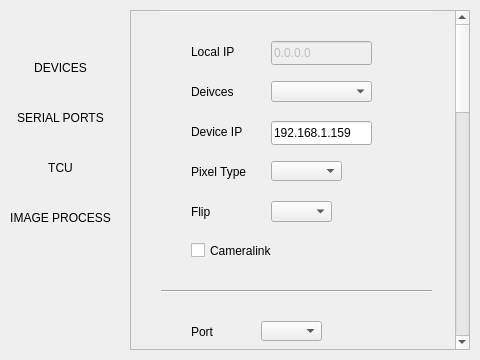
<?xml version="1.0" encoding="UTF-8"?>
<ui version="4.0">
 <class>Preferences</class>
 <widget class="QDialog" name="Preferences">
  <property name="geometry">
   <rect>
    <x>0</x>
    <y>0</y>
    <width>480</width>
    <height>360</height>
   </rect>
  </property>
  <property name="windowTitle">
   <string>Dialog</string>
  </property>
  <widget class="QTabWidget" name="PREFERENCE_TAB">
   <property name="geometry">
    <rect>
     <x>530</x>
     <y>20</y>
     <width>421</width>
     <height>321</height>
    </rect>
   </property>
   <property name="tabPosition">
    <enum>QTabWidget::West</enum>
   </property>
   <property name="currentIndex">
    <number>0</number>
   </property>
   <widget class="QWidget" name="SCAN_TAB">
    <attribute name="title">
     <string>Scan</string>
    </attribute>
    <widget class="QLineEdit" name="START_DELAY_EDIT_U">
     <property name="geometry">
      <rect>
       <x>70</x>
       <y>50</y>
       <width>31</width>
       <height>21</height>
      </rect>
     </property>
     <property name="text">
      <string/>
     </property>
     <property name="alignment">
      <set>Qt::AlignRight|Qt::AlignTrailing|Qt::AlignVCenter</set>
     </property>
    </widget>
    <widget class="QLineEdit" name="STEP_SIZE_DELAY_EDIT">
     <property name="geometry">
      <rect>
       <x>69</x>
       <y>147</y>
       <width>61</width>
       <height>21</height>
      </rect>
     </property>
     <property name="alignment">
      <set>Qt::AlignRight|Qt::AlignTrailing|Qt::AlignVCenter</set>
     </property>
    </widget>
    <widget class="QLabel" name="START_DELAY">
     <property name="geometry">
      <rect>
       <x>70</x>
       <y>30</y>
       <width>110</width>
       <height>14</height>
      </rect>
     </property>
     <property name="text">
      <string>Starting delay</string>
     </property>
    </widget>
    <widget class="QLabel" name="END_DELAY">
     <property name="geometry">
      <rect>
       <x>70</x>
       <y>80</y>
       <width>110</width>
       <height>14</height>
      </rect>
     </property>
     <property name="text">
      <string>Ending delay</string>
     </property>
    </widget>
    <widget class="QLineEdit" name="FRAME_COUNT_EDIT">
     <property name="geometry">
      <rect>
       <x>70</x>
       <y>210</y>
       <width>61</width>
       <height>21</height>
      </rect>
     </property>
     <property name="alignment">
      <set>Qt::AlignRight|Qt::AlignTrailing|Qt::AlignVCenter</set>
     </property>
    </widget>
    <widget class="QLabel" name="UNIT_US">
     <property name="geometry">
      <rect>
       <x>105</x>
       <y>53</y>
       <width>21</width>
       <height>14</height>
      </rect>
     </property>
     <property name="text">
      <string>μs</string>
     </property>
    </widget>
    <widget class="QLabel" name="UNIT_NS_2">
     <property name="geometry">
      <rect>
       <x>160</x>
       <y>103</y>
       <width>21</width>
       <height>14</height>
      </rect>
     </property>
     <property name="text">
      <string>ns</string>
     </property>
    </widget>
    <widget class="QCheckBox" name="SAVE_SCAN_ORI_CHK">
     <property name="geometry">
      <rect>
       <x>200</x>
       <y>200</y>
       <width>111</width>
       <height>20</height>
      </rect>
     </property>
     <property name="text">
      <string>original img</string>
     </property>
    </widget>
    <widget class="QLineEdit" name="END_DELAY_EDIT_U">
     <property name="geometry">
      <rect>
       <x>70</x>
       <y>100</y>
       <width>31</width>
       <height>21</height>
      </rect>
     </property>
     <property name="alignment">
      <set>Qt::AlignRight|Qt::AlignTrailing|Qt::AlignVCenter</set>
     </property>
    </widget>
    <widget class="QLabel" name="FREQ_LBL">
     <property name="geometry">
      <rect>
       <x>70</x>
       <y>240</y>
       <width>86</width>
       <height>14</height>
      </rect>
     </property>
     <property name="text">
      <string>Rep. freq.</string>
     </property>
    </widget>
    <widget class="QLabel" name="STEP_DELAY">
     <property name="geometry">
      <rect>
       <x>69</x>
       <y>127</y>
       <width>86</width>
       <height>14</height>
      </rect>
     </property>
     <property name="text">
      <string>Stepping</string>
     </property>
    </widget>
    <widget class="QLabel" name="FRAME_LBL">
     <property name="geometry">
      <rect>
       <x>70</x>
       <y>190</y>
       <width>86</width>
       <height>14</height>
      </rect>
     </property>
     <property name="text">
      <string>Frame count</string>
     </property>
    </widget>
    <widget class="QCheckBox" name="SAVE_SCAN_RES_CHK">
     <property name="geometry">
      <rect>
       <x>200</x>
       <y>230</y>
       <width>111</width>
       <height>20</height>
      </rect>
     </property>
     <property name="text">
      <string>result img</string>
     </property>
    </widget>
    <widget class="QLineEdit" name="REP_FREQ_EDIT">
     <property name="geometry">
      <rect>
       <x>70</x>
       <y>260</y>
       <width>61</width>
       <height>21</height>
      </rect>
     </property>
     <property name="alignment">
      <set>Qt::AlignRight|Qt::AlignTrailing|Qt::AlignVCenter</set>
     </property>
    </widget>
    <widget class="QLabel" name="UNIT_US_2">
     <property name="geometry">
      <rect>
       <x>105</x>
       <y>103</y>
       <width>21</width>
       <height>14</height>
      </rect>
     </property>
     <property name="text">
      <string>μs</string>
     </property>
    </widget>
    <widget class="QLineEdit" name="START_DELAY_EDIT_N">
     <property name="geometry">
      <rect>
       <x>125</x>
       <y>50</y>
       <width>31</width>
       <height>21</height>
      </rect>
     </property>
     <property name="text">
      <string/>
     </property>
     <property name="alignment">
      <set>Qt::AlignRight|Qt::AlignTrailing|Qt::AlignVCenter</set>
     </property>
    </widget>
    <widget class="QLineEdit" name="END_DELAY_EDIT_N">
     <property name="geometry">
      <rect>
       <x>125</x>
       <y>100</y>
       <width>31</width>
       <height>21</height>
      </rect>
     </property>
     <property name="alignment">
      <set>Qt::AlignRight|Qt::AlignTrailing|Qt::AlignVCenter</set>
     </property>
    </widget>
    <widget class="QLabel" name="FREQ_UNIT">
     <property name="geometry">
      <rect>
       <x>135</x>
       <y>263</y>
       <width>21</width>
       <height>14</height>
      </rect>
     </property>
     <property name="text">
      <string>kHz</string>
     </property>
    </widget>
    <widget class="QLabel" name="UNIT_NS_3">
     <property name="geometry">
      <rect>
       <x>135</x>
       <y>150</y>
       <width>21</width>
       <height>14</height>
      </rect>
     </property>
     <property name="text">
      <string>ns</string>
     </property>
    </widget>
    <widget class="QLabel" name="UNIT_NS">
     <property name="geometry">
      <rect>
       <x>160</x>
       <y>53</y>
       <width>21</width>
       <height>14</height>
      </rect>
     </property>
     <property name="text">
      <string>ns</string>
     </property>
    </widget>
    <widget class="QLineEdit" name="END_GW_EDIT_U">
     <property name="geometry">
      <rect>
       <x>190</x>
       <y>100</y>
       <width>31</width>
       <height>21</height>
      </rect>
     </property>
     <property name="alignment">
      <set>Qt::AlignRight|Qt::AlignTrailing|Qt::AlignVCenter</set>
     </property>
    </widget>
    <widget class="QLabel" name="END_GW">
     <property name="geometry">
      <rect>
       <x>190</x>
       <y>80</y>
       <width>110</width>
       <height>14</height>
      </rect>
     </property>
     <property name="text">
      <string>Ending gatewidth</string>
     </property>
    </widget>
    <widget class="QLabel" name="START_GW">
     <property name="geometry">
      <rect>
       <x>190</x>
       <y>30</y>
       <width>110</width>
       <height>14</height>
      </rect>
     </property>
     <property name="text">
      <string>Starting gatewidth</string>
     </property>
    </widget>
    <widget class="QLineEdit" name="START_GW_EDIT_U">
     <property name="geometry">
      <rect>
       <x>190</x>
       <y>50</y>
       <width>31</width>
       <height>21</height>
      </rect>
     </property>
     <property name="text">
      <string/>
     </property>
     <property name="alignment">
      <set>Qt::AlignRight|Qt::AlignTrailing|Qt::AlignVCenter</set>
     </property>
    </widget>
    <widget class="QLabel" name="UNIT_US_3">
     <property name="geometry">
      <rect>
       <x>225</x>
       <y>53</y>
       <width>21</width>
       <height>14</height>
      </rect>
     </property>
     <property name="text">
      <string>μs</string>
     </property>
    </widget>
    <widget class="QLineEdit" name="END_GW_EDIT_N">
     <property name="geometry">
      <rect>
       <x>245</x>
       <y>100</y>
       <width>31</width>
       <height>21</height>
      </rect>
     </property>
     <property name="alignment">
      <set>Qt::AlignRight|Qt::AlignTrailing|Qt::AlignVCenter</set>
     </property>
    </widget>
    <widget class="QLabel" name="UNIT_NS_4">
     <property name="geometry">
      <rect>
       <x>280</x>
       <y>103</y>
       <width>21</width>
       <height>14</height>
      </rect>
     </property>
     <property name="text">
      <string>ns</string>
     </property>
    </widget>
    <widget class="QLineEdit" name="START_GW_EDIT_N">
     <property name="geometry">
      <rect>
       <x>245</x>
       <y>50</y>
       <width>31</width>
       <height>21</height>
      </rect>
     </property>
     <property name="text">
      <string/>
     </property>
     <property name="alignment">
      <set>Qt::AlignRight|Qt::AlignTrailing|Qt::AlignVCenter</set>
     </property>
    </widget>
    <widget class="QLabel" name="UNIT_US_4">
     <property name="geometry">
      <rect>
       <x>225</x>
       <y>103</y>
       <width>21</width>
       <height>14</height>
      </rect>
     </property>
     <property name="text">
      <string>μs</string>
     </property>
    </widget>
    <widget class="QLabel" name="UNIT_NS_5">
     <property name="geometry">
      <rect>
       <x>280</x>
       <y>53</y>
       <width>21</width>
       <height>14</height>
      </rect>
     </property>
     <property name="text">
      <string>ns</string>
     </property>
    </widget>
    <widget class="QLineEdit" name="STEP_SIZE_GW_EDIT">
     <property name="geometry">
      <rect>
       <x>190</x>
       <y>150</y>
       <width>61</width>
       <height>21</height>
      </rect>
     </property>
     <property name="alignment">
      <set>Qt::AlignRight|Qt::AlignTrailing|Qt::AlignVCenter</set>
     </property>
    </widget>
    <widget class="QLabel" name="STEP_GW">
     <property name="geometry">
      <rect>
       <x>190</x>
       <y>130</y>
       <width>86</width>
       <height>14</height>
      </rect>
     </property>
     <property name="text">
      <string>Stepping</string>
     </property>
    </widget>
    <widget class="QLabel" name="UNIT_NS_6">
     <property name="geometry">
      <rect>
       <x>256</x>
       <y>153</y>
       <width>21</width>
       <height>14</height>
      </rect>
     </property>
     <property name="text">
      <string>ns</string>
     </property>
    </widget>
    <widget class="QCheckBox" name="RECONSTRUCTION_CHK">
     <property name="geometry">
      <rect>
       <x>200</x>
       <y>260</y>
       <width>141</width>
       <height>22</height>
      </rect>
     </property>
     <property name="text">
      <string>3D reconstruction</string>
     </property>
    </widget>
   </widget>
  </widget>
  <widget class="QScrollArea" name="PREFERENCES">
   <property name="geometry">
    <rect>
     <x>130</x>
     <y>10</y>
     <width>340</width>
     <height>340</height>
    </rect>
   </property>
   <property name="widgetResizable">
    <bool>true</bool>
   </property>
   <widget class="QWidget" name="CONTENT">
    <property name="geometry">
     <rect>
      <x>0</x>
      <y>-862</y>
      <width>324</width>
      <height>1200</height>
     </rect>
    </property>
    <property name="minimumSize">
     <size>
      <width>320</width>
      <height>1200</height>
     </size>
    </property>
    <widget class="QLabel" name="LOCAL_IP">
     <property name="geometry">
      <rect>
       <x>60</x>
       <y>33</y>
       <width>71</width>
       <height>16</height>
      </rect>
     </property>
     <property name="text">
      <string>Local IP</string>
     </property>
    </widget>
    <widget class="QLineEdit" name="IP_EDIT">
     <property name="geometry">
      <rect>
       <x>140</x>
       <y>110</y>
       <width>101</width>
       <height>24</height>
      </rect>
     </property>
     <property name="text">
      <string>192.168.1.159</string>
     </property>
    </widget>
    <widget class="QCheckBox" name="CAMERALINK_CHK">
     <property name="geometry">
      <rect>
       <x>60</x>
       <y>230</y>
       <width>91</width>
       <height>19</height>
      </rect>
     </property>
     <property name="text">
      <string>Cameralink</string>
     </property>
    </widget>
    <widget class="QComboBox" name="DEVICE_LIST">
     <property name="geometry">
      <rect>
       <x>140</x>
       <y>70</y>
       <width>101</width>
       <height>21</height>
      </rect>
     </property>
    </widget>
    <widget class="QComboBox" name="PIXEL_FORMAT_LIST">
     <property name="geometry">
      <rect>
       <x>140</x>
       <y>150</y>
       <width>71</width>
       <height>20</height>
      </rect>
     </property>
    </widget>
    <widget class="QLabel" name="DEVICES">
     <property name="geometry">
      <rect>
       <x>60</x>
       <y>73</y>
       <width>71</width>
       <height>16</height>
      </rect>
     </property>
     <property name="text">
      <string>Deivces</string>
     </property>
    </widget>
    <widget class="QLineEdit" name="LOCAL_IP_EDIT">
     <property name="enabled">
      <bool>false</bool>
     </property>
     <property name="geometry">
      <rect>
       <x>140</x>
       <y>30</y>
       <width>101</width>
       <height>24</height>
      </rect>
     </property>
     <property name="text">
      <string>0.0.0.0</string>
     </property>
    </widget>
    <widget class="QLabel" name="DEV_IP">
     <property name="geometry">
      <rect>
       <x>60</x>
       <y>113</y>
       <width>71</width>
       <height>16</height>
      </rect>
     </property>
     <property name="text">
      <string>Device IP</string>
     </property>
    </widget>
    <widget class="QLabel" name="PIXEL_TYPE">
     <property name="geometry">
      <rect>
       <x>60</x>
       <y>153</y>
       <width>71</width>
       <height>16</height>
      </rect>
     </property>
     <property name="text">
      <string>Pixel Type</string>
     </property>
    </widget>
    <widget class="Line" name="SEP_1">
     <property name="geometry">
      <rect>
       <x>30</x>
       <y>270</y>
       <width>271</width>
       <height>20</height>
      </rect>
     </property>
     <property name="orientation">
      <enum>Qt::Horizontal</enum>
     </property>
    </widget>
    <widget class="QCheckBox" name="TCP_SERVER_CHK">
     <property name="geometry">
      <rect>
       <x>60</x>
       <y>420</y>
       <width>121</width>
       <height>22</height>
      </rect>
     </property>
     <property name="text">
      <string>Use TCP server</string>
     </property>
    </widget>
    <widget class="QLineEdit" name="COM_DATA_EDT">
     <property name="geometry">
      <rect>
       <x>60</x>
       <y>480</y>
       <width>181</width>
       <height>21</height>
      </rect>
     </property>
     <property name="text">
      <string>88 1F 00 00 00 00 99</string>
     </property>
     <property name="alignment">
      <set>Qt::AlignRight|Qt::AlignTrailing|Qt::AlignVCenter</set>
     </property>
    </widget>
    <widget class="QComboBox" name="COM_LIST">
     <property name="geometry">
      <rect>
       <x>130</x>
       <y>310</y>
       <width>61</width>
       <height>20</height>
      </rect>
     </property>
    </widget>
    <widget class="QLabel" name="BAUDRATE">
     <property name="geometry">
      <rect>
       <x>60</x>
       <y>353</y>
       <width>61</width>
       <height>16</height>
      </rect>
     </property>
     <property name="text">
      <string>Baudrate</string>
     </property>
    </widget>
    <widget class="QComboBox" name="BAUDRATE_LIST">
     <property name="geometry">
      <rect>
       <x>130</x>
       <y>350</y>
       <width>71</width>
       <height>20</height>
      </rect>
     </property>
    </widget>
    <widget class="QLabel" name="SERIAL_PORT">
     <property name="geometry">
      <rect>
       <x>60</x>
       <y>313</y>
       <width>41</width>
       <height>16</height>
      </rect>
     </property>
     <property name="text">
      <string>Port</string>
     </property>
    </widget>
    <widget class="QLabel" name="CUSTOM_DATA">
     <property name="geometry">
      <rect>
       <x>60</x>
       <y>460</y>
       <width>91</width>
       <height>16</height>
      </rect>
     </property>
     <property name="text">
      <string>Custom data</string>
     </property>
    </widget>
    <widget class="QCheckBox" name="SHARE_CHK">
     <property name="geometry">
      <rect>
       <x>60</x>
       <y>390</y>
       <width>161</width>
       <height>22</height>
      </rect>
     </property>
     <property name="text">
      <string>Use TCU port for all</string>
     </property>
     <property name="checked">
      <bool>false</bool>
     </property>
    </widget>
    <widget class="Line" name="SEP_2">
     <property name="geometry">
      <rect>
       <x>30</x>
       <y>520</y>
       <width>271</width>
       <height>20</height>
      </rect>
     </property>
     <property name="orientation">
      <enum>Qt::Horizontal</enum>
     </property>
    </widget>
    <widget class="Line" name="SEP_3">
     <property name="geometry">
      <rect>
       <x>30</x>
       <y>800</y>
       <width>271</width>
       <height>20</height>
      </rect>
     </property>
     <property name="orientation">
      <enum>Qt::Horizontal</enum>
     </property>
    </widget>
    <widget class="QLineEdit" name="FAST_GF_EDIT">
     <property name="geometry">
      <rect>
       <x>150</x>
       <y>1100</y>
       <width>31</width>
       <height>24</height>
      </rect>
     </property>
     <property name="alignment">
      <set>Qt::AlignRight|Qt::AlignTrailing|Qt::AlignVCenter</set>
     </property>
    </widget>
    <widget class="QLabel" name="ACCU_BASE">
     <property name="geometry">
      <rect>
       <x>150</x>
       <y>830</y>
       <width>81</width>
       <height>16</height>
      </rect>
     </property>
     <property name="text">
      <string>Accu. base</string>
     </property>
    </widget>
    <widget class="QLabel" name="HIGH_OUT">
     <property name="geometry">
      <rect>
       <x>230</x>
       <y>980</y>
       <width>60</width>
       <height>14</height>
      </rect>
     </property>
     <property name="text">
      <string>high out</string>
     </property>
    </widget>
    <widget class="QLabel" name="HIGH_IN">
     <property name="geometry">
      <rect>
       <x>150</x>
       <y>980</y>
       <width>60</width>
       <height>14</height>
      </rect>
     </property>
     <property name="text">
      <string>high in</string>
     </property>
    </widget>
    <widget class="QLabel" name="SKY_TOLERANCE">
     <property name="geometry">
      <rect>
       <x>230</x>
       <y>1030</y>
       <width>61</width>
       <height>16</height>
      </rect>
     </property>
     <property name="text">
      <string>Sky Tol.</string>
     </property>
    </widget>
    <widget class="QLineEdit" name="LOW_IN_EDIT">
     <property name="geometry">
      <rect>
       <x>150</x>
       <y>950</y>
       <width>51</width>
       <height>21</height>
      </rect>
     </property>
     <property name="alignment">
      <set>Qt::AlignRight|Qt::AlignTrailing|Qt::AlignVCenter</set>
     </property>
    </widget>
    <widget class="QLineEdit" name="ACCU_BASE_EDIT">
     <property name="geometry">
      <rect>
       <x>150</x>
       <y>850</y>
       <width>51</width>
       <height>21</height>
      </rect>
     </property>
     <property name="alignment">
      <set>Qt::AlignRight|Qt::AlignTrailing|Qt::AlignVCenter</set>
     </property>
    </widget>
    <widget class="QLineEdit" name="SKY_TOLERANCE_EDIT">
     <property name="geometry">
      <rect>
       <x>230</x>
       <y>1050</y>
       <width>51</width>
       <height>21</height>
      </rect>
     </property>
     <property name="alignment">
      <set>Qt::AlignRight|Qt::AlignTrailing|Qt::AlignVCenter</set>
     </property>
    </widget>
    <widget class="QLabel" name="LOW_IN">
     <property name="geometry">
      <rect>
       <x>150</x>
       <y>930</y>
       <width>60</width>
       <height>13</height>
      </rect>
     </property>
     <property name="text">
      <string>low in</string>
     </property>
    </widget>
    <widget class="QLabel" name="FAST_GF">
     <property name="geometry">
      <rect>
       <x>150</x>
       <y>1080</y>
       <width>61</width>
       <height>16</height>
      </rect>
     </property>
     <property name="text">
      <string>Fast gf</string>
     </property>
    </widget>
    <widget class="QLineEdit" name="DEHAZE_PCT_EDIT">
     <property name="geometry">
      <rect>
       <x>150</x>
       <y>1050</y>
       <width>51</width>
       <height>21</height>
      </rect>
     </property>
     <property name="alignment">
      <set>Qt::AlignRight|Qt::AlignTrailing|Qt::AlignVCenter</set>
     </property>
    </widget>
    <widget class="QLineEdit" name="GAMMA_EDIT">
     <property name="geometry">
      <rect>
       <x>150</x>
       <y>900</y>
       <width>51</width>
       <height>21</height>
      </rect>
     </property>
     <property name="alignment">
      <set>Qt::AlignRight|Qt::AlignTrailing|Qt::AlignVCenter</set>
     </property>
    </widget>
    <widget class="QLabel" name="DEHAZE_PCT">
     <property name="geometry">
      <rect>
       <x>150</x>
       <y>1030</y>
       <width>71</width>
       <height>16</height>
      </rect>
     </property>
     <property name="text">
      <string>Dehaze %</string>
     </property>
    </widget>
    <widget class="QLabel" name="LOW_OUT">
     <property name="geometry">
      <rect>
       <x>230</x>
       <y>930</y>
       <width>60</width>
       <height>14</height>
      </rect>
     </property>
     <property name="text">
      <string>low out</string>
     </property>
    </widget>
    <widget class="QLineEdit" name="HIGH_OUT_EDIT">
     <property name="geometry">
      <rect>
       <x>230</x>
       <y>1000</y>
       <width>51</width>
       <height>21</height>
      </rect>
     </property>
     <property name="alignment">
      <set>Qt::AlignRight|Qt::AlignTrailing|Qt::AlignVCenter</set>
     </property>
    </widget>
    <widget class="QLineEdit" name="HIGH_IN_EDIT">
     <property name="geometry">
      <rect>
       <x>150</x>
       <y>1000</y>
       <width>51</width>
       <height>21</height>
      </rect>
     </property>
     <property name="alignment">
      <set>Qt::AlignRight|Qt::AlignTrailing|Qt::AlignVCenter</set>
     </property>
    </widget>
    <widget class="QLabel" name="GAMMA">
     <property name="geometry">
      <rect>
       <x>150</x>
       <y>880</y>
       <width>60</width>
       <height>14</height>
      </rect>
     </property>
     <property name="text">
      <string>Gamma</string>
     </property>
    </widget>
    <widget class="QLineEdit" name="LOW_OUT_EDIT">
     <property name="geometry">
      <rect>
       <x>230</x>
       <y>950</y>
       <width>51</width>
       <height>21</height>
      </rect>
     </property>
     <property name="alignment">
      <set>Qt::AlignRight|Qt::AlignTrailing|Qt::AlignVCenter</set>
     </property>
    </widget>
    <widget class="QCheckBox" name="LASER_CHK_4">
     <property name="geometry">
      <rect>
       <x>210</x>
       <y>760</y>
       <width>32</width>
       <height>20</height>
      </rect>
     </property>
     <property name="text">
      <string>4</string>
     </property>
    </widget>
    <widget class="QComboBox" name="UNIT_LIST">
     <property name="geometry">
      <rect>
       <x>135</x>
       <y>630</y>
       <width>45</width>
       <height>22</height>
      </rect>
     </property>
    </widget>
    <widget class="QLineEdit" name="MAX_DIST_EDT">
     <property name="geometry">
      <rect>
       <x>60</x>
       <y>685</y>
       <width>101</width>
       <height>21</height>
      </rect>
     </property>
     <property name="alignment">
      <set>Qt::AlignRight|Qt::AlignTrailing|Qt::AlignVCenter</set>
     </property>
    </widget>
    <widget class="QCheckBox" name="AUTO_REP_FREQ_CHK">
     <property name="geometry">
      <rect>
       <x>60</x>
       <y>560</y>
       <width>91</width>
       <height>20</height>
      </rect>
     </property>
     <property name="text">
      <string>Auto PRF</string>
     </property>
    </widget>
    <widget class="QLabel" name="LASER">
     <property name="geometry">
      <rect>
       <x>60</x>
       <y>723</y>
       <width>91</width>
       <height>16</height>
      </rect>
     </property>
     <property name="text">
      <string>Laser Toggle</string>
     </property>
    </widget>
    <widget class="QCheckBox" name="LASER_CHK_1">
     <property name="geometry">
      <rect>
       <x>170</x>
       <y>740</y>
       <width>32</width>
       <height>20</height>
      </rect>
     </property>
     <property name="text">
      <string>1</string>
     </property>
    </widget>
    <widget class="QLabel" name="BASE_UNIT">
     <property name="geometry">
      <rect>
       <x>60</x>
       <y>633</y>
       <width>70</width>
       <height>14</height>
      </rect>
     </property>
     <property name="text">
      <string>Base unit</string>
     </property>
    </widget>
    <widget class="QCheckBox" name="LASER_CHK_2">
     <property name="geometry">
      <rect>
       <x>210</x>
       <y>740</y>
       <width>32</width>
       <height>20</height>
      </rect>
     </property>
     <property name="text">
      <string>2</string>
     </property>
    </widget>
    <widget class="QLabel" name="REP_FREQ_UNIT">
     <property name="geometry">
      <rect>
       <x>60</x>
       <y>603</y>
       <width>70</width>
       <height>14</height>
      </rect>
     </property>
     <property name="text">
      <string>Rep. freq</string>
     </property>
    </widget>
    <widget class="QLabel" name="MAX_DIST">
     <property name="geometry">
      <rect>
       <x>60</x>
       <y>670</y>
       <width>126</width>
       <height>14</height>
      </rect>
     </property>
     <property name="text">
      <string>MAX delay</string>
     </property>
    </widget>
    <widget class="QCheckBox" name="LASER_CHK_3">
     <property name="geometry">
      <rect>
       <x>170</x>
       <y>760</y>
       <width>32</width>
       <height>20</height>
      </rect>
     </property>
     <property name="text">
      <string>3</string>
     </property>
    </widget>
    <widget class="QCheckBox" name="AUTO_MCP_CHK">
     <property name="geometry">
      <rect>
       <x>160</x>
       <y>560</y>
       <width>81</width>
       <height>19</height>
      </rect>
     </property>
     <property name="text">
      <string>Auto MCP</string>
     </property>
    </widget>
    <widget class="QLabel" name="MAX_DIST_UNIT">
     <property name="geometry">
      <rect>
       <x>165</x>
       <y>690</y>
       <width>21</width>
       <height>14</height>
      </rect>
     </property>
     <property name="text">
      <string>ns</string>
     </property>
    </widget>
    <widget class="QCheckBox" name="LASER_ENABLE_CHK">
     <property name="geometry">
      <rect>
       <x>60</x>
       <y>750</y>
       <width>78</width>
       <height>22</height>
      </rect>
     </property>
     <property name="text">
      <string>enable</string>
     </property>
    </widget>
    <widget class="QComboBox" name="HZ_LIST">
     <property name="geometry">
      <rect>
       <x>135</x>
       <y>600</y>
       <width>45</width>
       <height>22</height>
      </rect>
     </property>
    </widget>
    <widget class="QLabel" name="ACCUMULATIVE">
     <property name="geometry">
      <rect>
       <x>30</x>
       <y>840</y>
       <width>101</width>
       <height>16</height>
      </rect>
     </property>
     <property name="text">
      <string>accumulative</string>
     </property>
    </widget>
    <widget class="QLabel" name="ADAPTIVE">
     <property name="geometry">
      <rect>
       <x>30</x>
       <y>890</y>
       <width>101</width>
       <height>16</height>
      </rect>
     </property>
     <property name="text">
      <string>adaptive</string>
     </property>
    </widget>
    <widget class="QLabel" name="DCP_RELATED">
     <property name="geometry">
      <rect>
       <x>30</x>
       <y>1040</y>
       <width>101</width>
       <height>16</height>
      </rect>
     </property>
     <property name="text">
      <string>DCP related</string>
     </property>
    </widget>
    <widget class="QComboBox" name="FLIP_OPTION_LIST">
     <property name="geometry">
      <rect>
       <x>140</x>
       <y>190</y>
       <width>61</width>
       <height>21</height>
      </rect>
     </property>
    </widget>
    <widget class="QLabel" name="FILP">
     <property name="geometry">
      <rect>
       <x>60</x>
       <y>193</y>
       <width>71</width>
       <height>16</height>
      </rect>
     </property>
     <property name="text">
      <string>Flip</string>
     </property>
    </widget>
    <widget class="Line" name="SEP_0">
     <property name="geometry">
      <rect>
       <x>30</x>
       <y>-10</y>
       <width>271</width>
       <height>20</height>
      </rect>
     </property>
     <property name="orientation">
      <enum>Qt::Horizontal</enum>
     </property>
    </widget>
    <widget class="QPushButton" name="CONNECT_TCP_BTN">
     <property name="geometry">
      <rect>
       <x>190</x>
       <y>423</y>
       <width>16</width>
       <height>16</height>
      </rect>
     </property>
     <property name="text">
      <string/>
     </property>
    </widget>
    <widget class="QLabel" name="FISHNET">
     <property name="geometry">
      <rect>
       <x>30</x>
       <y>1130</y>
       <width>101</width>
       <height>41</height>
      </rect>
     </property>
     <property name="text">
      <string>fishnet&lt;br&gt;recognition</string>
     </property>
    </widget>
    <widget class="QLineEdit" name="FISHNET_THRESH_EDIT">
     <property name="geometry">
      <rect>
       <x>230</x>
       <y>1140</y>
       <width>51</width>
       <height>21</height>
      </rect>
     </property>
    </widget>
    <widget class="QCheckBox" name="FISHNET_RECOG_CHK">
     <property name="geometry">
      <rect>
       <x>148</x>
       <y>1140</y>
       <width>77</width>
       <height>22</height>
      </rect>
     </property>
     <property name="text">
      <string>enable</string>
     </property>
    </widget>
   </widget>
  </widget>
  <widget class="IndexLabel" name="DEVICES_TAB">
   <property name="geometry">
    <rect>
     <x>10</x>
     <y>60</y>
     <width>101</width>
     <height>16</height>
    </rect>
   </property>
   <property name="text">
    <string>DEVICES</string>
   </property>
   <property name="alignment">
    <set>Qt::AlignCenter</set>
   </property>
  </widget>
  <widget class="IndexLabel" name="SERIAL_TAB">
   <property name="geometry">
    <rect>
     <x>10</x>
     <y>110</y>
     <width>101</width>
     <height>16</height>
    </rect>
   </property>
   <property name="text">
    <string>SERIAL PORTS</string>
   </property>
   <property name="alignment">
    <set>Qt::AlignCenter</set>
   </property>
  </widget>
  <widget class="IndexLabel" name="TCU_TAB">
   <property name="geometry">
    <rect>
     <x>10</x>
     <y>160</y>
     <width>101</width>
     <height>16</height>
    </rect>
   </property>
   <property name="text">
    <string>TCU</string>
   </property>
   <property name="alignment">
    <set>Qt::AlignCenter</set>
   </property>
  </widget>
  <widget class="IndexLabel" name="IMG_PROC_TAB">
   <property name="geometry">
    <rect>
     <x>10</x>
     <y>210</y>
     <width>101</width>
     <height>16</height>
    </rect>
   </property>
   <property name="text">
    <string>IMAGE PROCESS</string>
   </property>
   <property name="alignment">
    <set>Qt::AlignCenter</set>
   </property>
  </widget>
 </widget>
 <customwidgets>
  <customwidget>
   <class>IndexLabel</class>
   <extends>QLabel</extends>
   <header>mywidget.h</header>
  </customwidget>
 </customwidgets>
 <resources/>
 <connections/>
</ui>
